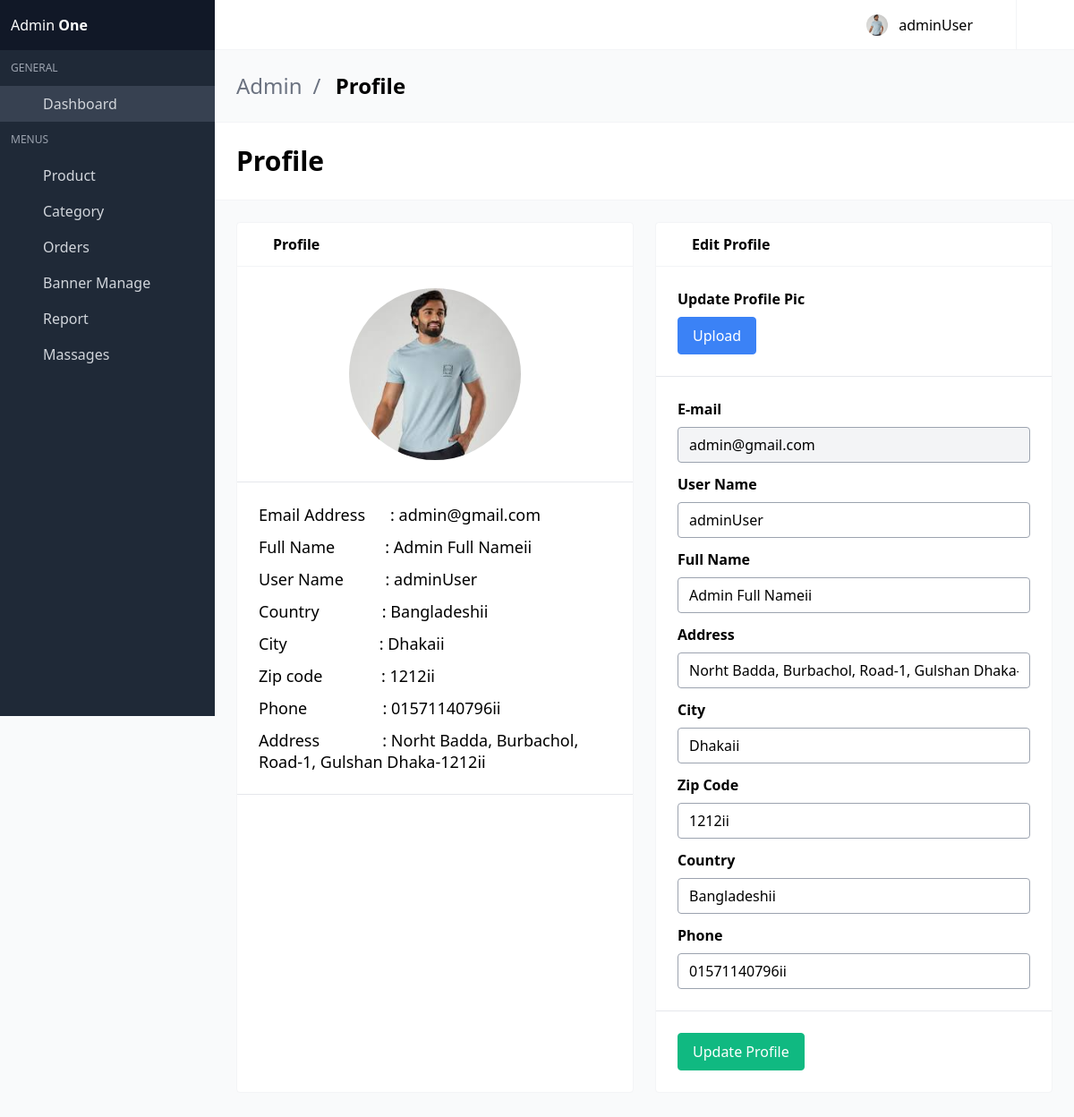
Page /profile/ (signed in) on the earlier database version.
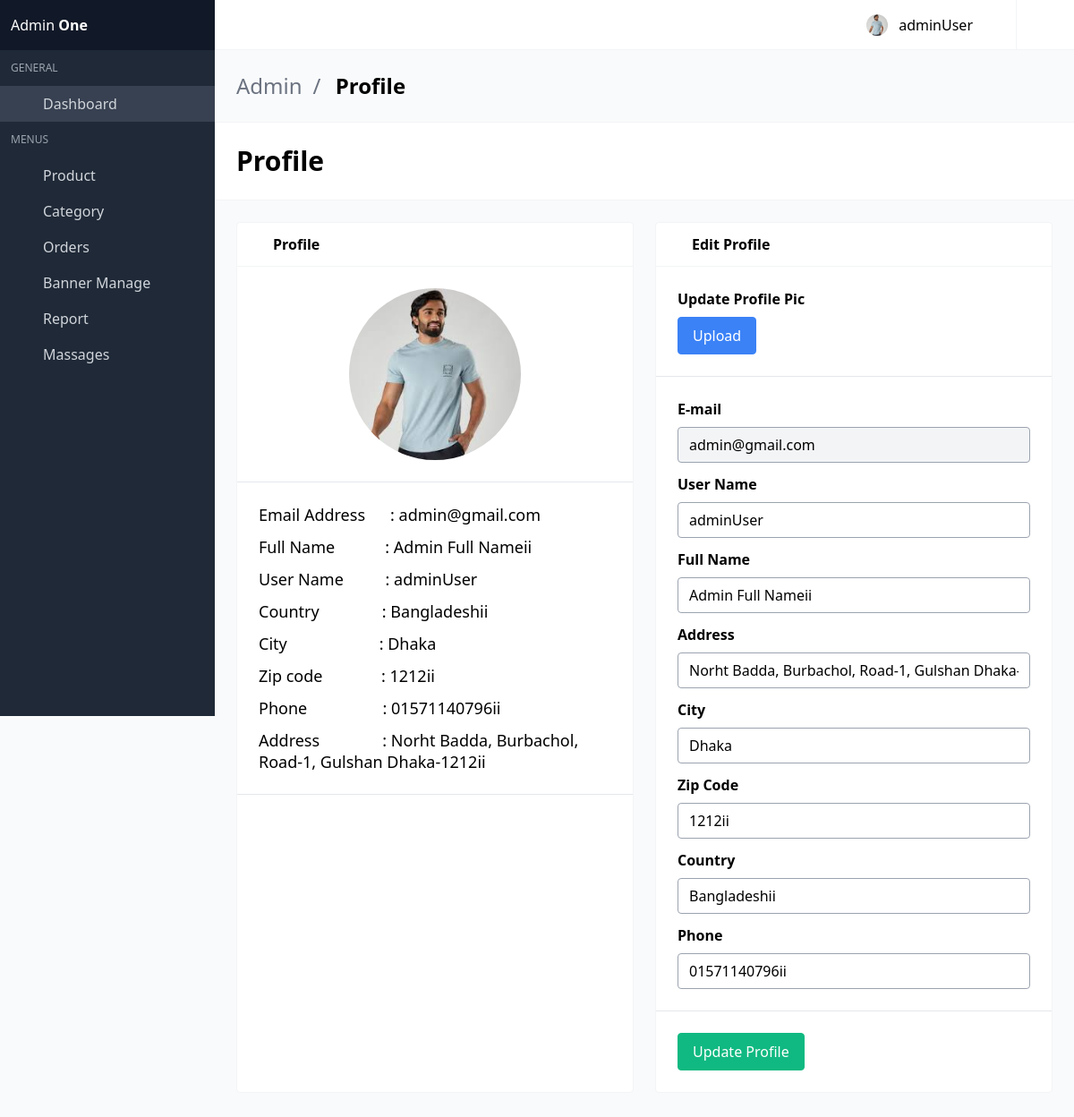
Same page on the later database version.
### Accounts/models.py (models this page shows, shortened)
class User(AbstractBaseUser, PermissionsMixin):
    email = models.EmailField(unique=True, null=False)
    password = models.CharField(max_length=120)
    user_rol = (
        ('Admin','Admin'),
        ('Customer','Customer'),
    )
    user_type = models.CharField(
        max_length=20,
        choices=user_rol,
        default='Customer'
        )
    is_staff = models.BooleanField(
        gettext_lazy("staff status"),
        default=False,
        help_text = gettext_lazy("Designet whether this user can Login this site")
    )
    is_active = models.BooleanField(
        gettext_lazy("Active"),
        default=True,
        help_text = gettext_lazy("designates Whether this user should be creates as active. unselect this instad of deleting accounts")
    )
    USERNAME_FIELD = 'email'
    objects = MyUserManager()

class Profile(models.Model):
    user = models.OneToOneField(User, on_delete=models.CASCADE, related_name='profile')
    username = models.CharField(max_length=264, blank=True, null=True)
    full_name = models.CharField(max_length=264, blank=True, null=True)
    profile_pic = models.ImageField(upload_to='profile_pic', blank=True, null=True)
    address_1 = models.TextField(max_length=300, blank=True, null=True)
    city = models.CharField(max_length=40, blank=True, null=True)
    zipcode = models.CharField(max_length=10, blank=True, null=True)
    country = models.CharField(max_length=50, blank=True, null=True)
    phone = models.CharField(max_length=20, blank=True, null=True)
    create_at = models.DateTimeField(auto_now_add=True)
    def is_fully_filed(self):
        fields_name=[f.name for f in self._meta.get_fields()]
        for field_name in fields_name:
            value = getattr(self, field_name)
            if value is None or value=='':
                return False
        return True

### Accounts/views.py (the view, shortened to what this page needs)
# urls.py: path('profile/', views.User_Profile, name='profile')
def User_Profile(request):
    user = request.user
    profile = Profile.objects.get(user=user)
    try:
        orders = Order.objects.filter(user=request.user, ordered=True)
    except:
        messages.success(request, 'You DO not have Any active order!')
        return redirect('accounts:profile')
    context = {
        'profile':profile,
        'orders':orders,
    }
    if request.user.user_type == 'Admin':
        return render(request, 'accountApp/admin_profile.html', context)
    else:
        return render(request, 'accountApp/profile.html', context)

### template/accountApp/admin_profile.html (shortened to what the changed rows need)
{% extends "AdminDashbord/base.html" %}
{% block body %}
  <section class="is-hero-bar">
    <div class="flex flex-col md:flex-row items-center justify-between space-y-6 md:space-y-0">
      <h1 class="title">
        Profile
      </h1>
    </div>
  </section>
    <section class="section main-section">
      <div class="grid grid-cols-1 gap-6 lg:grid-cols-2 mb-6">
        <div class="card">
            <div class="card-content" style="font-size: 18px;">
              <div class="image w-48 h-48 mx-auto">
                {% if user.profile.profile_pic %}
                    <img src="/media/{{user.profile.profile_pic}}" alt="John Doe" class="rounded-full">
                {% else %}
                    <img src="https://www.kindpng.com/picc/m/252-2524695_dummy-profile-image-jpg-hd-png-download.png" alt="John Doe" class="rounded-full">
                {% endif %}
              </div>
              <div class="field">
                <h2 class="text-2xl">Email Address &nbsp&nbsp&nbsp&nbsp&nbsp: {{user.email}}</h2>
              </div>
              <div class="field">
                <h2 class="text-2xl">Full Name &nbsp&nbsp&nbsp&nbsp&nbsp&nbsp&nbsp&nbsp&nbsp&nbsp&nbsp: {{user.profile.full_name}}</h2>
              </div>
              <div class="field">
                <h2 class="text-2xl">User Name &nbsp&nbsp&nbsp&nbsp&nbsp&nbsp&nbsp&nbsp&nbsp: {{user.profile.username}}</h2>
              </div>
              <div class="field">
                <h2 class="text-2xl">Country &nbsp&nbsp&nbsp&nbsp&nbsp&nbsp&nbsp&nbsp&nbsp&nbsp&nbsp&nbsp&nbsp&nbsp: {{user.profile.country}}</h2>
              </div>
              <div class="field">
                <h2 class="text-2xl" style="margin: 10px 0;">City &nbsp&nbsp&nbsp&nbsp&nbsp&nbsp&nbsp&nbsp&nbsp&nbsp&nbsp&nbsp&nbsp&nbsp&nbsp&nbsp&nbsp&nbsp&nbsp&nbsp&nbsp: {{user.profile.city}}</h2>
              </div>
              <div class="field">
                <h2 class="text-2xl">Zip code &nbsp&nbsp&nbsp&nbsp&nbsp&nbsp&nbsp&nbsp&nbsp&nbsp&nbsp&nbsp&nbsp: {{user.profile.zipcode}}</h2>
              </div>
              <div class="field">
                <h2 class="text-2xl">Phone &nbsp&nbsp&nbsp&nbsp&nbsp&nbsp&nbsp&nbsp&nbsp&nbsp&nbsp&nbsp&nbsp&nbsp&nbsp&nbsp&nbsp: {{user.profile.phone}}</h2>
              </div>
              <div class="field">
                <h2 class="text-2xl">Address &nbsp&nbsp&nbsp&nbsp&nbsp&nbsp&nbsp&nbsp&nbsp&nbsp&nbsp&nbsp&nbsp&nbsp: {{user.profile.address_1}}</h2>
              </div>
            </div>
          </div>
        <div class="card">
          <div class="card-content">
            <form method="POST" enctype="multipart/form-data">
              <div class="field">
                <div class="field-body">
                  <div class="field">
                    <div class="control">
                      <input type="email" name="email" readonly value="{{user.email}}" class="input">
                    </div>
                  </div>
                </div>
              </div>
              <div class="field">
                <div class="field-body">
                  <div class="field">
                    <div class="control">
                      <input type="text" autocomplete="on" name="username" value="{{user.profile.username}}" class="input" required>
                    </div>
                  </div>
                </div>
              </div>
              <div class="field">
                <div class="field-body">
                  <div class="field">
                    <div class="control">
                      <input type="text" autocomplete="on" name="fullname" value="{{user.profile.full_name}}" class="input" required>
                    </div>
                  </div>
                </div>
              </div>
              <div class="field">
                <div class="field-body">
                  <div class="field">
                    <div class="control">
                      <input type="text" name="addresd1" value="{{user.profile.address_1}}" class="input" required>
                    </div>
                  </div>
                </div>
              </div>
              <div class="field">
                <div class="field-body">
                  <div class="field">
                    <div class="control">
                      <input type="text" autocomplete="on" name="city" value="{{user.profile.city}}" class="input" required>
                    </div>
                  </div>
                </div>
              </div>
              <div class="field">
                <div class="field-body">
                  <div class="field">
                    <div class="control">
                      <input type="text" autocomplete="on" name="zip_code" value="{{user.profile.zipcode}}" class="input" required>
                    </div>
                  </div>
                </div>
              </div>
              <div class="field">
                <div class="field-body">
                  <div class="field">
                    <div class="control">
                      <input type="text" autocomplete="on" name="country" value="{{user.profile.country}}" class="input" required>
                    </div>
                  </div>
                </div>
              </div>
              <div class="field">
                <div class="field-body">
                  <div class="field">
                    <div class="control">
                      <input type="text" autocomplete="on" name="phone" value="{{user.profile.phone}}" class="input" required>
                    </div>
                  </div>
                </div>
              </div>
            </form>
          </div>
        </div>
      </div>
    </section>
{% endblock %}

### template/AdminDashbord/includ/nav.html (shortened to what this page needs)
<nav id="navbar-main" class="navbar is-fixed-top">
    <div class="navbar-menu" id="navbar-menu">
      <div class="navbar-end">
        <div class="navbar-item dropdown has-divider has-user-avatar">
          <a class="navbar-link">
            <div class="user-avatar">
              {% if user.profile.profile_pic %}
                    <img src="/media/{{user.profile.profile_pic}}" alt="John Doe" class="rounded-full">
                {% else %}
                    <img src="https://www.kindpng.com/picc/m/252-2524695_dummy-profile-image-jpg-hd-png-download.png" alt="John Doe" class="rounded-full">
                {% endif %}
            </div>
            {% if user.profile.username %}
              <div class="is-user-name"><span>{{user.profile.username}}</span></div>
            {% else %}
            <div class="is-user-name"><span style="color: red;">Complate Profile</span></div>
            {% endif %}
            <span class="icon"></span>
          </a>
        </div>
        <a href="{% url 'accounts:logout' %}" title="Log out" class="navbar-item desktop-icon-only">
          <span class="icon"></span>
        </a>
      </div>
    </div>
  </nav>

Differences in the rows shown:
changed User "admin@gmail.com": profile.city "Dhakaii" → "Dhaka"; city "Dhakaii" → "Dhaka"
